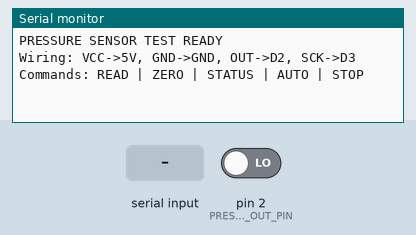
Recording of a sketch running on a simulated Arduino Uno, built with avr-gcc and run on an emulated ATmega328P. Shown: the last lines printed to the serial monitor. The test bench sets the inputs (shaded band); at power-on: pin 2 (PRESSURE_OUT_PIN) LOW.

Above: at 1.2 s.
1.3 s: "READ\n" received over Serial
At 2.4 s:
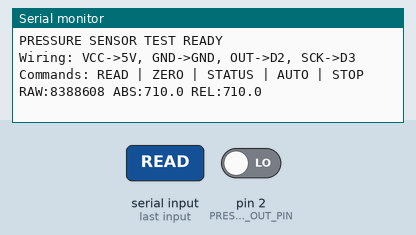
2.8 s: "ZERO\n" received over Serial
At 3.6 s:
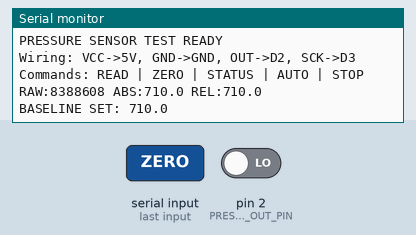
4.3 s: "AUTO\n" received over Serial
At 5.7 s:
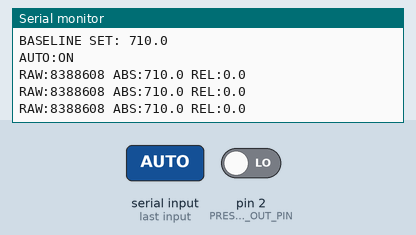
5.8 s: pin 2 (PRESSURE_OUT_PIN) driven HIGH
At 7.6 s:
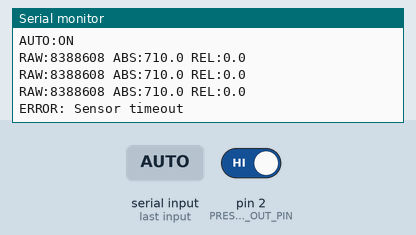
8.8 s: "STOP\n" received over Serial
At 10.0 s:
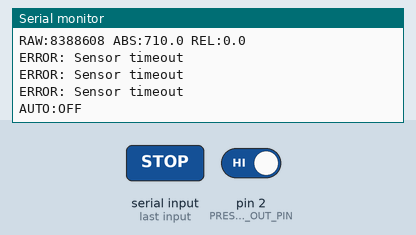
10.3 s: "ZERO\n" received over Serial
At 12.5 s:
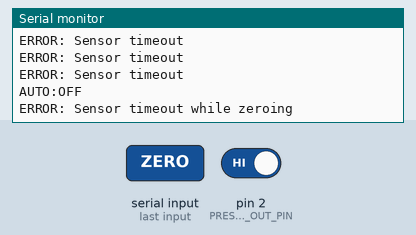

The sketch:

pressure_sensor_d2_d3_test.ino
```cpp
/*
 * PRESSURE SENSOR TEST - OUT/SCK DIGITAL MODULE ONLY
 *
 * Wiring:
 *   VCC -> 5V
 *   GND -> GND
 *   OUT -> D2
 *   SCK -> D3
 *
 * Serial commands at 9600 baud:
 *   READ   -> one reading
 *   ZERO   -> set current reading as baseline
 *   STATUS -> print raw, absolute, and relative pressure
 *   AUTO   -> print readings continuously every 500 ms
 *   STOP   -> stop AUTO mode
 */

const int PRESSURE_OUT_PIN = 2;
const int PRESSURE_SCK_PIN = 3;

const long PRESSURE_RAW_AT_0 = 0;
const long PRESSURE_RAW_AT_MAX = 8388607;
const float PRESSURE_MAX = 710.0;
const long PRESSURE_READ_TIMEOUT_SENTINEL = -2147483647L;
const unsigned long READ_INTERVAL_MS = 500;

bool autoMode = false;
unsigned long lastReadAt = 0;
float baselinePressure = -1.0;

long readPressureRaw24();
float rawToPressure(long raw);
float toRelativePressure(float absolutePressure, float zeroBaseline);
void printPressureLine();

void setup() {
  Serial.begin(9600);

  pinMode(PRESSURE_OUT_PIN, INPUT);
  pinMode(PRESSURE_SCK_PIN, OUTPUT);
  digitalWrite(PRESSURE_SCK_PIN, LOW);

  while (!Serial) { ; }

  Serial.println("PRESSURE SENSOR TEST READY");
  Serial.println("Wiring: VCC->5V, GND->GND, OUT->D2, SCK->D3");
  Serial.println("Commands: READ | ZERO | STATUS | AUTO | STOP");
}

void loop() {
  if (Serial.available() > 0) {
    String command = Serial.readStringUntil('\n');
    command.trim();
    command.toUpperCase();

    if (command == "READ") {
      printPressureLine();
    } else if (command == "ZERO") {
      long raw = readPressureRaw24();
      if (raw == PRESSURE_READ_TIMEOUT_SENTINEL) {
        Serial.println("ERROR: Sensor timeout while zeroing");
      } else {
        baselinePressure = rawToPressure(raw);
        Serial.print("BASELINE SET: ");
        Serial.println(baselinePressure, 1);
      }
    } else if (command == "STATUS") {
      printPressureLine();
    } else if (command == "AUTO") {
      autoMode = true;
      lastReadAt = 0;
      Serial.println("AUTO:ON");
    } else if (command == "STOP") {
      autoMode = false;
      Serial.println("AUTO:OFF");
    } else {
      Serial.print("ERROR: Unknown command: ");
      Serial.println(command);
    }
  }

  if (autoMode && millis() - lastReadAt >= READ_INTERVAL_MS) {
    lastReadAt = millis();
    printPressureLine();
  }
}

void printPressureLine() {
  long raw = readPressureRaw24();
  if (raw == PRESSURE_READ_TIMEOUT_SENTINEL) {
    Serial.println("ERROR: Sensor timeout");
    return;
  }

  float absolutePressure = rawToPressure(raw);
  float relativePressure = toRelativePressure(absolutePressure, baselinePressure);

  Serial.print("RAW:");
  Serial.print(raw);
  Serial.print(" ABS:");
  Serial.print(absolutePressure, 1);
  Serial.print(" REL:");
  Serial.println(relativePressure, 1);
}

long readPressureRaw24() {
  unsigned long start = millis();
  while (digitalRead(PRESSURE_OUT_PIN)) {
    if (millis() - start > 1000) {
      return PRESSURE_READ_TIMEOUT_SENTINEL;
    }
  }

  long result = 0;
  for (int i = 0; i < 24; i++) {
    digitalWrite(PRESSURE_SCK_PIN, HIGH);
    digitalWrite(PRESSURE_SCK_PIN, LOW);
    result = result << 1;
    if (digitalRead(PRESSURE_OUT_PIN)) {
      result++;
    }
  }

  result = result ^ 0x800000;

  for (byte i = 0; i < 3; i++) {
    digitalWrite(PRESSURE_SCK_PIN, HIGH);
    digitalWrite(PRESSURE_SCK_PIN, LOW);
  }

  return result;
}

float rawToPressure(long raw) {
  float span = (float)(PRESSURE_RAW_AT_MAX - PRESSURE_RAW_AT_0);
  if (span == 0.0) {
    return 0.0;
  }

  float pressure = ((float)(raw - PRESSURE_RAW_AT_0) / span) * PRESSURE_MAX;
  if (pressure < 0.0) {
    pressure = 0.0;
  }
  return pressure;
}

float toRelativePressure(float absolutePressure, float zeroBaseline) {
  if (zeroBaseline < 0.0) {
    return absolutePressure;
  }

  float relative = absolutePressure - zeroBaseline;
  if (relative < 0.0) {
    relative = 0.0;
  }
  return relative;
}
```

Measured:
- after the input at 1.3 s, the serial monitor: prints a new line at once (image 1)
- after the input at 2.8 s, the serial monitor: prints a new line at once (image 2)
- after the input at 4.3 s, the serial monitor: prints a new line at once (image 3)
- after the input at 5.8 s, the serial monitor: prints a new line after 1.0 s (image 4)
- after the input at 8.8 s, the serial monitor: prints a new line at once (image 5)
- after the input at 10.3 s, the serial monitor: prints a new line after 1.0 s (image 6)
